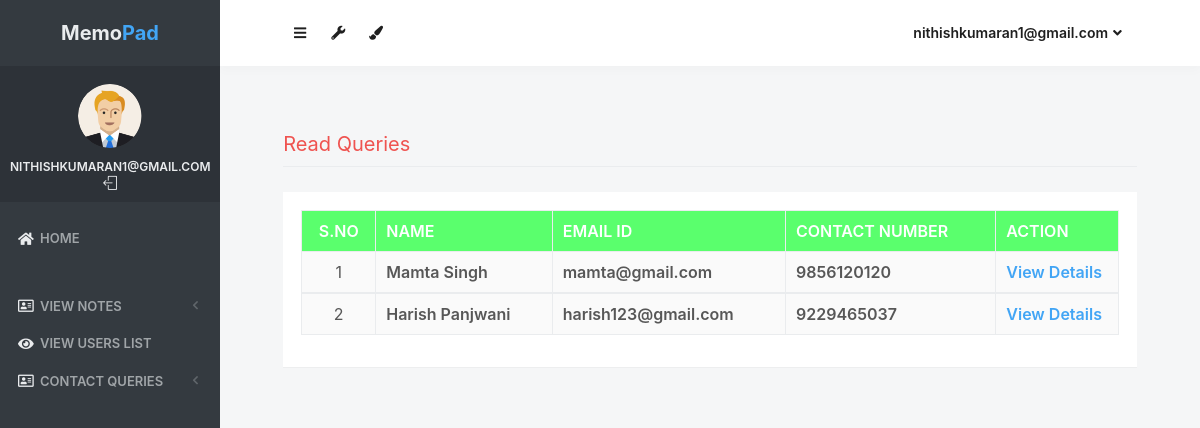
Screenshot of /read_queries (signed in) with the database file from the repository.
### notes/models.py (models this page shows, shortened)
class Contact(models.Model):
    fullname = models.CharField(max_length=100, null=True)
    email = models.CharField(max_length=50, null=True)
    mobile = models.CharField(max_length=15, null=True)
    subject = models.CharField(max_length=100, null=True)
    message = models.CharField(max_length=300, null=True)
    msgdate = models.DateField(null=True)
    isread = models.CharField(max_length=10,null=True)

### notes/views.py (the view)
# urls.py: path('read_queries', read_queries, name='read_queries'),
def read_queries(request):
    if not request.user.is_authenticated:
        return redirect('login_admin')
    contact = Contact.objects.filter(isread="yes")
    return render(request,'read_queries.html', locals())

### notes/templates/read_queries.html (shortened to what this page needs)
{% load static %}
<html lang="en" class="no-focus">
    <head>
        <link rel="stylesheet" href="{% static 'js/plugins/datatables/dataTables.bootstrap4.min.css' %}">
        <link rel="stylesheet" id="css-main" href="{% static 'css1/codebase.min.css' %}">
    </head>
    <body>
        <div id="page-container" class="sidebar-o sidebar-inverse side-scroll page-header-fixed main-content-narrow">
         {% include "sidebar.html" %}
            {% include "admin_nav.html" %}
            <main id="main-container">
                <div class="content">
                    <h2 class="content-heading text-danger">Read Queries</h2>
                    <div class="block">
                        <div class="block-content block-content-full">
                            <table class="table table-bordered table-striped table-vcenter js-dataTable-full-pagination">
                                <thead class="text-white" style="background-color : #5aff6d;">
                                    <tr>
                                        <th class="text-center">S.No</th>
                                        <th class="d-none d-sm-table-cell">Name</th>
                                        <th class="d-none d-sm-table-cell">Email ID</th>
                                        <th class="d-none d-sm-table-cell">Contact Number</th>
                                        <th class="d-none d-sm-table-cell" style="width: 15%;">Action</th>
                                    </tr>
                                </thead>
                                {% for i in contact %}
                                <tbody>
                                    <tr>
                                        <td class="text-center">{{forloop.counter}}</td>
                                        <td class="font-w600">{{i.fullname}}</td>
                                        <td class="font-w600">{{i.email}}</td>
                                        <td class="font-w600">{{i.mobile}}</td>
                                        <td class="font-w600"><a href="{% url 'view_queries' i.id %}" class="text-primary">View Details</a></td>
                                    </tr>
                                        {% endfor %}
                                </tbody>
                            </table>
                        </div>
                    </div>
                </div>
            </main>
</div>
 <link rel="stylesheet" href="https://use.fontawesome.com/releases/v5.6.3/css/all.css">
    </body>
</html>

### notes/templates/sidebar.html (shortened to what this page needs)
{% load static %}
   <nav id="sidebar">
                <div id="sidebar-scroll">
                    <div class="sidebar-content">
                        <div class="content-header content-header-fullrow px-15">
                            <div class="content-header-section text-center align-parent sidebar-mini-hidden">
                                <div class="content-header-item">
                                    <a class="link-effect font-w700" href="{% url 'admin_home' %}">
                                           <span class="font-size-xl text-dual-primary-dark">Memo</span><span class="font-size-xl text-primary">Pad</span>
                                    </a>
                                </div>
                            </div>
                        </div>
                        <div class="content-side content-side-full content-side-user px-10 align-parent">
                            <div class="sidebar-mini-hidden-b text-center">
                                <a class="img-link" href="be_pages_generic_profile.html">
                                    <img class="img-avatar" src="{% static 'img/avatars/user1.png' %}" alt="">
                                </a>
                                <ul class="list-inline mt-10">
                                    <li class="list-inline-item">
                                        <a class="link-effect text-dual-primary-dark font-size-xs font-w600 text-uppercase" href="{% url 'admin_home' %}">{{ request.user.username }}</a>
                                    </li>
                                    <li class="list-inline-item">
                                        <a class="link-effect text-dual-primary-dark" href="{% url 'logout' %}">
                                            <i class="si si-logout"></i>
                                        </a>
                                    </li>
                                </ul>
                            </div>
                        </div>
                        <div class="content-side content-side-full">
                            <ul class="nav-main">
                                <li class="open">
                                    <a href="{% url 'admin_home' %}"><i class="fas fa-home"></i><span class="sidebar-mini-hide">Home</span></a>
                                </li>
                                <li class="nav-main-heading"><span class="sidebar-mini-visible">UI</span></li>
                                <li>
                                    <a class="nav-submenu" data-toggle="nav-submenu"><i class="far fa-address-card"></i>View Notes</a>
                                </li>
                                <li>
                                    <a  href="{% url 'view_users' %}"><i class="fas fa-eye"></i><span class="sidebar-mini-hide">View Users list</span></a>
                                </li>
                                <li>
                                    <a class="nav-submenu" data-toggle="nav-submenu"><i class="far fa-address-card"></i>Contact Queries</a>
                                </li>
                           </ul>
                        </div>
                    </div>
                </div>
            </nav>

### notes/templates/admin_nav.html (shortened to what this page needs)
{% load static %}
            <header id="page-header">
                <div class="content-header">
                    <div class="content-header-section">
                        <button type="button" class="btn btn-circle btn-dual-secondary" data-toggle="layout" data-action="sidebar_toggle">
                            <i class="fa fa-navicon"></i>
                        </button>
                        <div class="btn-group" role="group">
                            <button type="button" class="btn btn-circle btn-dual-secondary" id="page-header-options-dropdown" data-toggle="dropdown" aria-haspopup="true" aria-expanded="false">
                                <i class="fa fa-wrench"></i>
                            </button>
                        </div>
                        <div class="btn-group" role="group">
                            <button type="button" class="btn btn-circle btn-dual-secondary" id="page-header-themes-dropdown" data-toggle="dropdown" aria-haspopup="true" aria-expanded="false">
                                <i class="fa fa-paint-brush"></i>
                            </button>
                        </div>
                    </div>
                    <div class="content-header-section">
                        <div class="btn-group" role="group">
                            <button type="button" class="btn btn-rounded btn-dual-secondary" id="page-header-user-dropdown" data-toggle="dropdown" aria-haspopup="true" aria-expanded="false">
                                {{ request.user.username}}<i class="fa fa-angle-down ml-5"></i>
                            </button>
                        </div>
                    </div>
                </div>
            </header>

### rows the page displays
Contact: fullname "Mamta Singh", email "mamta@gmail.com", mobile "9856120120"
Contact: fullname "Harish Panjwani", email "harish123@gmail.com", mobile "9229465037"

### other values shown
{{ request.user.username }} "NITHISHKUMARAN1@GMAIL.COM"
{{ request.user.username }} "nithishkumaran1@gmail.com"
